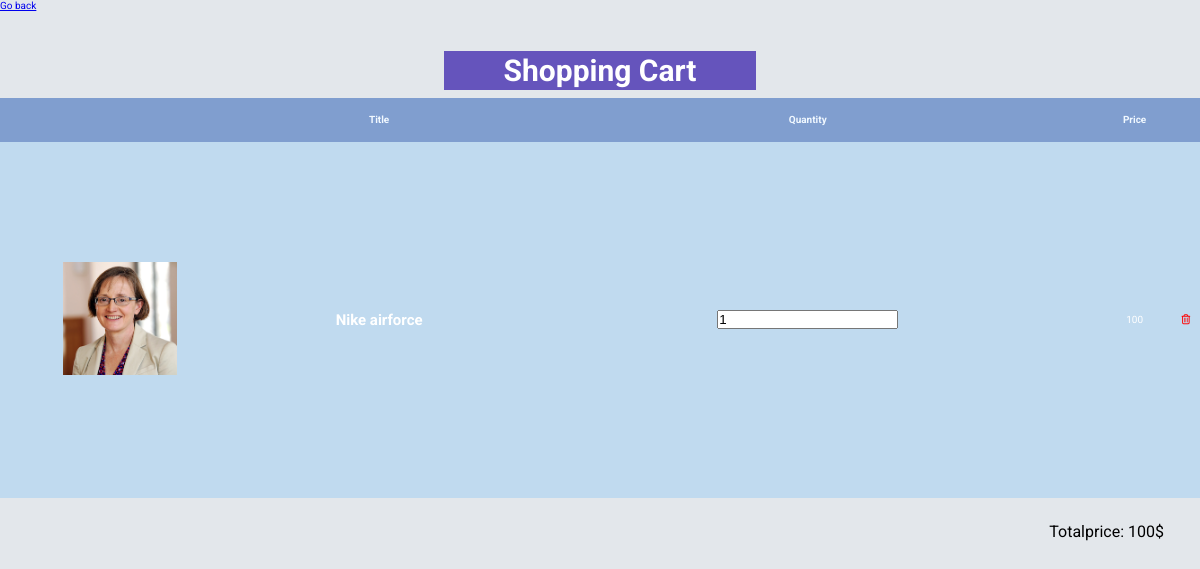
The app's page /add-to-card.php?id=1 with its own data.
### tables this page shows
CREATE TABLE `upload` (
  `id` int(11) NOT NULL,
  `user_id` int(11) NOT NULL,
  `file_name` text NOT NULL,
  `description` text NOT NULL,
  `title` text NOT NULL,
  `price` int(11) NOT NULL,
  `status` text NOT NULL,
  `click` int(11) NOT NULL
);

### add-to-card.php (the view, shortened to what this page needs)
<!DOCTYPE html>
<html lang="en">
<head>
  <link rel="stylesheet" href="css/universel.css">
  <link rel="stylesheet" href="css/cart.css">
</head>
<body>
<?php
include "server-connect.php";
$id = $_GET['id'];
$getCartProducts = "SELECT * from upload Where id = $id and status = 'Active' ";
$result = $con->query($getCartProducts);
$cart = isset($_SESSION['cart']) ? $_SESSION['cart'] : [];
if (mysqli_num_rows($result) > 0) {
    while ($obj = mysqli_fetch_assoc($result)) {
        $id = $obj['id'];
        $img_url = $obj['file_name'];
        $title = $obj['title'];
        $dsc = $obj['description'];
        $price = $obj['price'];
        if (isset($cart[$id])) {
            if (isset($_GET['remove_id']) && $_GET['remove_id'] == $id) {
                unset($cart[$id]);
            }
        } else {
            $cart[$id] = [
                'product_id' => $id,
                'img_url' => $img_url,
                'title' => $title,
                'dsc' => $dsc,
                'quantity' => 1,
                'price' => $price,
            ];
        }
    }
}
echo "<a href='products.php'>Go back</a>";
echo "<div class='wrapper-h1'><h1>Shopping Cart</h1></div>";
if (!empty($cart)) {
    echo "<table>";
    echo "<tr>";
    echo "<th></th>";
    echo "<th>Title</th>";
    echo "<th>Quantity</th>";
    echo "<th>Price</th>";
    echo "<th></th>";
    echo "</tr>";
    $totalPrice = 0;
    foreach ($cart as $product) {
        echo "<tr>";
        echo "<td class='td-img'><img src='admin-site/uploads/$product[img_url]'></td>";
        echo "<td><h2>$product[title]</h2></td>";
        echo "<td><input type='number' value='$product[quantity]' qty-update-product-id='$product[product_id]' onchange='updateQuantity(this)'></td>";
        echo "<td>", $product['price'] * $product['quantity'], "</td>";
        echo "<td><a href='add-to-card.php?id=$product[product_id]&remove_id=$product[product_id]'> <i class='fa-regular fa-trash-can' style='color: #ff0000;'></i></a></td>";
        echo "</tr>";
        $totalPrice += $product['price'] * $product['quantity'];
    }
    echo "</table>";
    echo "<p class='totalprice'>Totalprice: $totalPrice$</p>";
} else {
    echo "<p class='empty'>Your cart is empty.</p>";
}
?>
</body>
</html>

### css/universel.css (style rules this page uses)
* { margin: 0; padding: 0; box-sizing: border-box; }
html { font-size: 62.5%; font-family: "Roboto", sans-serif; }
body { overflow-x: hidden; background-color: #e3e7eb; }

### css/cart.css (style rules this page uses)
table { width: 100vw; height: 50vh; border-collapse: collapse; color: white; }
h1 { font-size: 30px; text-align: center; margin-top: 5vh; text-align: center; color: white; background-color: #442dafc9; padding: 2px 3px; margin-bottom: 1vh; width: 26vw; text-align: center; }
th { background-color: rgb(169 169 169 / 55%); font-size: 10px; height: 14px; color: aliceblue; }
td { text-align: center; background-color: hsl(206deg 97.58% 56.65% / 18%); height: 16px; }
.wrapper-h1 { display: flex; justify-content: center; }
tr:nth-child(odd) { background-color: #4d90fe; }
h2 { color: white; font-size: 15px; }
img { width: 114px; }
.td-img { width: 20%; }
.totalprice { float: right; margin-right: 3vw; margin-top: 3vh; font-size: 16px; }

### records on screen
upload: file_name (picture), title "Nike airforce", id "1", $product['price']*$product['quantity'] "100"

### other values on screen
$totalPrice "100"
